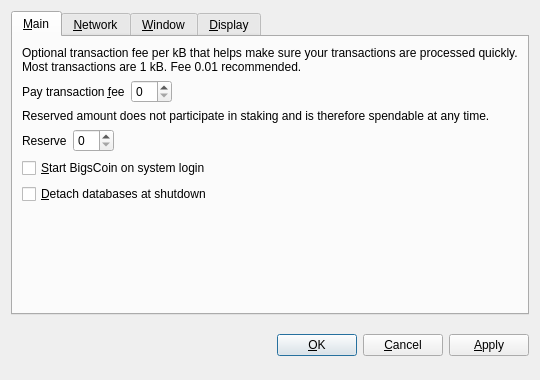
<?xml version="1.0" encoding="UTF-8"?>
<ui version="4.0">
 <class>OptionsDialog</class>
 <widget class="QDialog" name="OptionsDialog">
  <property name="geometry">
   <rect>
    <x>0</x>
    <y>0</y>
    <width>540</width>
    <height>380</height>
   </rect>
  </property>
  <property name="windowTitle">
   <string>Options</string>
  </property>
  <property name="modal">
   <bool>true</bool>
  </property>
  <layout class="QVBoxLayout" name="verticalLayout">
   <item>
    <widget class="QTabWidget" name="tabWidget">
     <property name="tabPosition">
      <enum>QTabWidget::North</enum>
     </property>
     <property name="currentIndex">
      <number>0</number>
     </property>
     <widget class="QWidget" name="tabMain">
      <attribute name="title">
       <string>&amp;Main</string>
      </attribute>
      <layout class="QVBoxLayout" name="verticalLayout_Main">
       <item>
        <widget class="QLabel" name="transactionFeeInfoLabel">
         <property name="text">
          <string>Optional transaction fee per kB that helps make sure your transactions are processed quickly. Most transactions are 1 kB. Fee 0.01 recommended.</string>
         </property>
         <property name="textFormat">
          <enum>Qt::PlainText</enum>
         </property>
         <property name="wordWrap">
          <bool>true</bool>
         </property>
        </widget>
       </item>
       <item>
        <layout class="QHBoxLayout" name="horizontalLayoutFee">
         <item>
          <widget class="QLabel" name="transactionFeeLabel">
           <property name="text">
            <string>Pay transaction &amp;fee</string>
           </property>
           <property name="textFormat">
            <enum>Qt::PlainText</enum>
           </property>
           <property name="buddy">
            <cstring>transactionFee</cstring>
           </property>
          </widget>
         </item>
         <item>
          <widget class="BitcoinAmountField" name="transactionFee"/>
         </item>
         <item>
          <spacer name="horizontalSpacerFee">
           <property name="orientation">
            <enum>Qt::Horizontal</enum>
           </property>
           <property name="sizeHint" stdset="0">
            <size>
             <width>40</width>
             <height>20</height>
            </size>
           </property>
          </spacer>
         </item>
        </layout>
       </item>
       <item>
        <widget class="QLabel" name="reserveBalanceInfoLabel">
         <property name="text">
          <string>Reserved amount does not participate in staking and is therefore spendable at any time.</string>
         </property>
         <property name="textFormat">
          <enum>Qt::PlainText</enum>
         </property>
         <property name="wordWrap">
          <bool>true</bool>
         </property>
        </widget>
       </item>
       <item>
        <layout class="QHBoxLayout" name="horizontalLayoutReserveBalance">
         <item>
          <widget class="QLabel" name="reserveBalanceLabel">
           <property name="text">
            <string>Reserve</string>
           </property>
           <property name="textFormat">
            <enum>Qt::PlainText</enum>
           </property>
           <property name="buddy">
            <cstring>reserveBalance</cstring>
           </property>
          </widget>
         </item>
         <item>
          <widget class="BitcoinAmountField" name="reserveBalance"/>
         </item>
         <item>
          <spacer name="horizontalSpacerReserveBalance">
           <property name="orientation">
            <enum>Qt::Horizontal</enum>
           </property>
           <property name="sizeHint" stdset="0">
            <size>
             <width>40</width>
             <height>20</height>
            </size>
           </property>
          </spacer>
         </item>
        </layout>
       </item>
       <item>
        <widget class="QCheckBox" name="bitcoinAtStartup">
         <property name="toolTip">
          <string>Automatically start BigsCoin after logging in to the system.</string>
         </property>
         <property name="text">
          <string>&amp;Start BigsCoin on system login</string>
         </property>
        </widget>
       </item>
       <item>
        <widget class="QCheckBox" name="detachDatabases">
         <property name="toolTip">
          <string>Detach block and address databases at shutdown. This means they can be moved to another data directory, but it slows down shutdown. The wallet is always detached.</string>
         </property>
         <property name="text">
          <string>&amp;Detach databases at shutdown</string>
         </property>
        </widget>
       </item>
       <item>
        <spacer name="verticalSpacer_Main">
         <property name="orientation">
          <enum>Qt::Vertical</enum>
         </property>
         <property name="sizeHint" stdset="0">
          <size>
           <width>20</width>
           <height>40</height>
          </size>
         </property>
        </spacer>
       </item>
      </layout>
     </widget>
     <widget class="QWidget" name="tabNetwork">
      <attribute name="title">
       <string>&amp;Network</string>
      </attribute>
      <layout class="QVBoxLayout" name="verticalLayout_Network">
       <item>
        <widget class="QCheckBox" name="mapPortUpnp">
         <property name="toolTip">
          <string>Automatically open the BigsCoin client port on the router. This only works when your router supports UPnP and it is enabled.</string>
         </property>
         <property name="text">
          <string>Map port using &amp;UPnP</string>
         </property>
        </widget>
       </item>
       <item>
        <widget class="QCheckBox" name="connectSocks">
         <property name="toolTip">
          <string>Connect to the BigsCoin network through a SOCKS proxy (e.g. when connecting through Tor).</string>
         </property>
         <property name="text">
          <string>&amp;Connect through SOCKS proxy:</string>
         </property>
        </widget>
       </item>
       <item>
        <layout class="QHBoxLayout" name="horizontalLayout_Network">
         <item>
          <widget class="QLabel" name="proxyIpLabel">
           <property name="text">
            <string>Proxy &amp;IP:</string>
           </property>
           <property name="textFormat">
            <enum>Qt::PlainText</enum>
           </property>
           <property name="buddy">
            <cstring>proxyIp</cstring>
           </property>
          </widget>
         </item>
         <item>
          <widget class="QValidatedLineEdit" name="proxyIp">
           <property name="maximumSize">
            <size>
             <width>140</width>
             <height>16777215</height>
            </size>
           </property>
           <property name="toolTip">
            <string>IP address of the proxy (e.g. 127.0.0.1)</string>
           </property>
          </widget>
         </item>
         <item>
          <widget class="QLabel" name="proxyPortLabel">
           <property name="text">
            <string>&amp;Port:</string>
           </property>
           <property name="textFormat">
            <enum>Qt::PlainText</enum>
           </property>
           <property name="buddy">
            <cstring>proxyPort</cstring>
           </property>
          </widget>
         </item>
         <item>
          <widget class="QLineEdit" name="proxyPort">
           <property name="maximumSize">
            <size>
             <width>55</width>
             <height>16777215</height>
            </size>
           </property>
           <property name="toolTip">
            <string>Port of the proxy (e.g. 9050)</string>
           </property>
          </widget>
         </item>
         <item>
          <widget class="QLabel" name="socksVersionLabel">
           <property name="text">
            <string>SOCKS &amp;Version:</string>
           </property>
           <property name="textFormat">
            <enum>Qt::PlainText</enum>
           </property>
           <property name="buddy">
            <cstring>socksVersion</cstring>
           </property>
          </widget>
         </item>
         <item>
          <widget class="QValueComboBox" name="socksVersion">
           <property name="toolTip">
            <string>SOCKS version of the proxy (e.g. 5)</string>
           </property>
          </widget>
         </item>
         <item>
          <spacer name="horizontalSpacer_Network">
           <property name="orientation">
            <enum>Qt::Horizontal</enum>
           </property>
           <property name="sizeHint" stdset="0">
            <size>
             <width>40</width>
             <height>20</height>
            </size>
           </property>
          </spacer>
         </item>
        </layout>
       </item>
       <item>
        <spacer name="verticalSpacer_Network">
         <property name="orientation">
          <enum>Qt::Vertical</enum>
         </property>
         <property name="sizeHint" stdset="0">
          <size>
           <width>20</width>
           <height>40</height>
          </size>
         </property>
        </spacer>
       </item>
      </layout>
     </widget>
     <widget class="QWidget" name="tabWindow">
      <attribute name="title">
       <string>&amp;Window</string>
      </attribute>
      <layout class="QVBoxLayout" name="verticalLayout_Window">
       <item>
        <widget class="QCheckBox" name="minimizeToTray">
         <property name="toolTip">
          <string>Show only a tray icon after minimizing the window.</string>
         </property>
         <property name="text">
          <string>&amp;Minimize to the tray instead of the taskbar</string>
         </property>
        </widget>
       </item>
       <item>
        <widget class="QCheckBox" name="minimizeOnClose">
         <property name="toolTip">
          <string>Minimize instead of exit the application when the window is closed. When this option is enabled, the application will be closed only after selecting Quit in the menu.</string>
         </property>
         <property name="text">
          <string>M&amp;inimize on close</string>
         </property>
        </widget>
       </item>
       <item>
        <spacer name="verticalSpacer_Window">
         <property name="orientation">
          <enum>Qt::Vertical</enum>
         </property>
         <property name="sizeHint" stdset="0">
          <size>
           <width>20</width>
           <height>40</height>
          </size>
         </property>
        </spacer>
       </item>
      </layout>
     </widget>
     <widget class="QWidget" name="tabDisplay">
      <attribute name="title">
       <string>&amp;Display</string>
      </attribute>
      <layout class="QVBoxLayout" name="verticalLayout_Display">
       <item>
        <layout class="QHBoxLayout" name="horizontalLayout_1_Display">
         <item>
          <widget class="QLabel" name="langLabel">
           <property name="text">
            <string>User Interface &amp;language:</string>
           </property>
           <property name="textFormat">
            <enum>Qt::PlainText</enum>
           </property>
           <property name="buddy">
            <cstring>lang</cstring>
           </property>
          </widget>
         </item>
         <item>
          <widget class="QValueComboBox" name="lang">
           <property name="toolTip">
            <string>The user interface language can be set here. This setting will take effect after restarting BigsCoin.</string>
           </property>
          </widget>
         </item>
        </layout>
       </item>
       <item>
        <layout class="QHBoxLayout" name="horizontalLayout_2_Display">
         <item>
          <widget class="QLabel" name="unitLabel">
           <property name="text">
            <string>&amp;Unit to show amounts in:</string>
           </property>
           <property name="textFormat">
            <enum>Qt::PlainText</enum>
           </property>
           <property name="buddy">
            <cstring>unit</cstring>
           </property>
          </widget>
         </item>
         <item>
          <widget class="QValueComboBox" name="unit">
           <property name="toolTip">
            <string>Choose the default subdivision unit to show in the interface and when sending coins.</string>
           </property>
          </widget>
         </item>
        </layout>
       </item>
       <item>
        <widget class="QCheckBox" name="displayAddresses">
         <property name="toolTip">
          <string>Whether to show BigsCoin addresses in the transaction list or not.</string>
         </property>
         <property name="text">
          <string>&amp;Display addresses in transaction list</string>
         </property>
        </widget>
       </item>
       <item>
        <widget class="QCheckBox" name="coinControlFeatures">
         <property name="toolTip">
          <string>Whether to show coin control features or not.</string>
         </property>
         <property name="text">
          <string>Display coin &amp;control features (experts only!)</string>
         </property>
        </widget>
       </item>
       <item>
        <spacer name="verticalSpacer_Display">
         <property name="orientation">
          <enum>Qt::Vertical</enum>
         </property>
         <property name="sizeHint" stdset="0">
          <size>
           <width>20</width>
           <height>40</height>
          </size>
         </property>
        </spacer>
       </item>
      </layout>
     </widget>
    </widget>
   </item>
   <item>
    <layout class="QHBoxLayout" name="horizontalLayout_Buttons">
     <item>
      <spacer name="horizontalSpacer_1">
       <property name="orientation">
        <enum>Qt::Horizontal</enum>
       </property>
       <property name="sizeHint" stdset="0">
        <size>
         <width>40</width>
         <height>48</height>
        </size>
       </property>
      </spacer>
     </item>
     <item>
      <widget class="QLabel" name="statusLabel">
       <property name="font">
        <font>
         <weight>75</weight>
         <bold>true</bold>
        </font>
       </property>
       <property name="text">
        <string/>
       </property>
       <property name="textFormat">
        <enum>Qt::PlainText</enum>
       </property>
       <property name="wordWrap">
        <bool>true</bool>
       </property>
      </widget>
     </item>
     <item>
      <spacer name="horizontalSpacer_2">
       <property name="orientation">
        <enum>Qt::Horizontal</enum>
       </property>
       <property name="sizeHint" stdset="0">
        <size>
         <width>40</width>
         <height>48</height>
        </size>
       </property>
      </spacer>
     </item>
     <item>
      <widget class="QPushButton" name="okButton">
       <property name="text">
        <string>&amp;OK</string>
       </property>
      </widget>
     </item>
     <item>
      <widget class="QPushButton" name="cancelButton">
       <property name="text">
        <string>&amp;Cancel</string>
       </property>
       <property name="autoDefault">
        <bool>false</bool>
       </property>
      </widget>
     </item>
     <item>
      <widget class="QPushButton" name="applyButton">
       <property name="text">
        <string>&amp;Apply</string>
       </property>
       <property name="autoDefault">
        <bool>false</bool>
       </property>
      </widget>
     </item>
    </layout>
   </item>
  </layout>
 </widget>
 <customwidgets>
  <customwidget>
   <class>BitcoinAmountField</class>
   <extends>QSpinBox</extends>
   <header>bitcoinamountfield.h</header>
  </customwidget>
  <customwidget>
   <class>QValueComboBox</class>
   <extends>QComboBox</extends>
   <header>qvaluecombobox.h</header>
  </customwidget>
  <customwidget>
   <class>QValidatedLineEdit</class>
   <extends>QLineEdit</extends>
   <header>qvalidatedlineedit.h</header>
  </customwidget>
 </customwidgets>
 <resources/>
 <connections/>
</ui>
